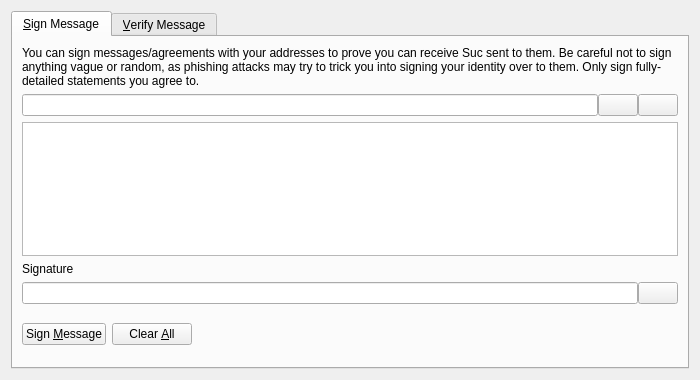
<?xml version="1.0" encoding="UTF-8"?>
<ui version="4.0">
 <class>SignVerifyMessageDialog</class>
 <widget class="QDialog" name="SignVerifyMessageDialog">
  <property name="geometry">
   <rect>
    <x>0</x>
    <y>0</y>
    <width>700</width>
    <height>380</height>
   </rect>
  </property>
  <property name="windowTitle">
   <string>Signatures - Sign / Verify a Message</string>
  </property>
  <property name="modal">
   <bool>true</bool>
  </property>
  <layout class="QVBoxLayout" name="verticalLayout">
   <item>
    <widget class="QTabWidget" name="tabWidget">
     <property name="currentIndex">
      <number>0</number>
     </property>
     <widget class="QWidget" name="tabSignMessage">
      <attribute name="title">
       <string>&amp;Sign Message</string>
      </attribute>
      <layout class="QVBoxLayout" name="verticalLayout_SM">
       <item>
        <widget class="QLabel" name="infoLabel_SM">
         <property name="text">
          <string>You can sign messages/agreements with your addresses to prove you can receive Suc sent to them. Be careful not to sign anything vague or random, as phishing attacks may try to trick you into signing your identity over to them. Only sign fully-detailed statements you agree to.</string>
         </property>
         <property name="textFormat">
          <enum>Qt::PlainText</enum>
         </property>
         <property name="wordWrap">
          <bool>true</bool>
         </property>
        </widget>
       </item>
       <item>
        <layout class="QHBoxLayout" name="horizontalLayout_1_SM">
         <property name="spacing">
          <number>0</number>
         </property>
         <item>
          <widget class="QValidatedLineEdit" name="addressIn_SM">
           <property name="toolTip">
            <string>The Suc address to sign the message with</string>
           </property>
          </widget>
         </item>
         <item>
          <widget class="QPushButton" name="addressBookButton_SM">
           <property name="toolTip">
            <string>Choose previously used address</string>
           </property>
           <property name="text">
            <string/>
           </property>
           <property name="shortcut">
            <string>Alt+A</string>
           </property>
           <property name="autoDefault">
            <bool>false</bool>
           </property>
          </widget>
         </item>
         <item>
          <widget class="QPushButton" name="pasteButton_SM">
           <property name="toolTip">
            <string>Paste address from clipboard</string>
           </property>
           <property name="text">
            <string/>
           </property>
           <property name="shortcut">
            <string>Alt+P</string>
           </property>
           <property name="autoDefault">
            <bool>false</bool>
           </property>
          </widget>
         </item>
        </layout>
       </item>
       <item>
        <widget class="QPlainTextEdit" name="messageIn_SM">
         <property name="toolTip">
          <string>Enter the message you want to sign here</string>
         </property>
        </widget>
       </item>
       <item>
        <widget class="QLabel" name="signatureLabel_SM">
         <property name="text">
          <string>Signature</string>
         </property>
         <property name="textFormat">
          <enum>Qt::PlainText</enum>
         </property>
        </widget>
       </item>
       <item>
        <layout class="QHBoxLayout" name="horizontalLayout_2_SM">
         <property name="spacing">
          <number>0</number>
         </property>
         <item>
          <widget class="QLineEdit" name="signatureOut_SM">
           <property name="font">
            <font>
             <italic>true</italic>
            </font>
           </property>
           <property name="readOnly">
            <bool>true</bool>
           </property>
          </widget>
         </item>
         <item>
          <widget class="QPushButton" name="copySignatureButton_SM">
           <property name="toolTip">
            <string>Copy the current signature to the system clipboard</string>
           </property>
           <property name="text">
            <string/>
           </property>
           <property name="autoDefault">
            <bool>false</bool>
           </property>
          </widget>
         </item>
        </layout>
       </item>
       <item>
        <layout class="QHBoxLayout" name="horizontalLayout_3_SM">
         <item>
          <widget class="QPushButton" name="signMessageButton_SM">
           <property name="toolTip">
            <string>Sign the message to prove you own this Suc address</string>
           </property>
           <property name="text">
            <string>Sign &amp;Message</string>
           </property>
           <property name="autoDefault">
            <bool>false</bool>
           </property>
          </widget>
         </item>
         <item>
          <widget class="QPushButton" name="clearButton_SM">
           <property name="toolTip">
            <string>Reset all sign message fields</string>
           </property>
           <property name="text">
            <string>Clear &amp;All</string>
           </property>
           <property name="autoDefault">
            <bool>false</bool>
           </property>
          </widget>
         </item>
         <item>
          <spacer name="horizontalSpacer_1_SM">
           <property name="orientation">
            <enum>Qt::Horizontal</enum>
           </property>
           <property name="sizeHint" stdset="0">
            <size>
             <width>40</width>
             <height>48</height>
            </size>
           </property>
          </spacer>
         </item>
         <item>
          <widget class="QLabel" name="statusLabel_SM">
           <property name="font">
            <font>
             <weight>75</weight>
             <bold>true</bold>
            </font>
           </property>
           <property name="text">
            <string/>
           </property>
           <property name="wordWrap">
            <bool>true</bool>
           </property>
          </widget>
         </item>
         <item>
          <spacer name="horizontalSpacer_2_SM">
           <property name="orientation">
            <enum>Qt::Horizontal</enum>
           </property>
           <property name="sizeHint" stdset="0">
            <size>
             <width>40</width>
             <height>48</height>
            </size>
           </property>
          </spacer>
         </item>
        </layout>
       </item>
      </layout>
     </widget>
     <widget class="QWidget" name="tabVerifyMessage">
      <attribute name="title">
       <string>&amp;Verify Message</string>
      </attribute>
      <layout class="QVBoxLayout" name="verticalLayout_VM">
       <item>
        <widget class="QLabel" name="infoLabel_VM">
         <property name="text">
          <string>Enter the receiver's address, message (ensure you copy line breaks, spaces, tabs, etc. exactly) and signature below to verify the message. Be careful not to read more into the signature than what is in the signed message itself, to avoid being tricked by a man-in-the-middle attack. Note that this only proves the signing party receives with the address, it cannot prove sendership of any transaction!</string>
         </property>
         <property name="textFormat">
          <enum>Qt::PlainText</enum>
         </property>
         <property name="alignment">
          <set>Qt::AlignLeading|Qt::AlignLeft|Qt::AlignTop</set>
         </property>
         <property name="wordWrap">
          <bool>true</bool>
         </property>
        </widget>
       </item>
       <item>
        <layout class="QHBoxLayout" name="horizontalLayout_1_VM">
         <property name="spacing">
          <number>0</number>
         </property>
         <item>
          <widget class="QValidatedLineEdit" name="addressIn_VM">
           <property name="toolTip">
            <string>The Suc address the message was signed with</string>
           </property>
          </widget>
         </item>
         <item>
          <widget class="QPushButton" name="addressBookButton_VM">
           <property name="toolTip">
            <string>Choose previously used address</string>
           </property>
           <property name="text">
            <string/>
           </property>
           <property name="shortcut">
            <string>Alt+A</string>
           </property>
           <property name="autoDefault">
            <bool>false</bool>
           </property>
          </widget>
         </item>
        </layout>
       </item>
       <item>
        <widget class="QPlainTextEdit" name="messageIn_VM"/>
       </item>
       <item>
        <widget class="QValidatedLineEdit" name="signatureIn_VM"/>
       </item>
       <item>
        <layout class="QHBoxLayout" name="horizontalLayout_2_VM">
         <item>
          <widget class="QPushButton" name="verifyMessageButton_VM">
           <property name="toolTip">
            <string>Verify the message to ensure it was signed with the specified Suc address</string>
           </property>
           <property name="text">
            <string>Verify &amp;Message</string>
           </property>
           <property name="autoDefault">
            <bool>false</bool>
           </property>
          </widget>
         </item>
         <item>
          <widget class="QPushButton" name="clearButton_VM">
           <property name="toolTip">
            <string>Reset all verify message fields</string>
           </property>
           <property name="text">
            <string>Clear &amp;All</string>
           </property>
           <property name="autoDefault">
            <bool>false</bool>
           </property>
          </widget>
         </item>
         <item>
          <spacer name="horizontalSpacer_1_VM">
           <property name="orientation">
            <enum>Qt::Horizontal</enum>
           </property>
           <property name="sizeHint" stdset="0">
            <size>
             <width>40</width>
             <height>48</height>
            </size>
           </property>
          </spacer>
         </item>
         <item>
          <widget class="QLabel" name="statusLabel_VM">
           <property name="font">
            <font>
             <weight>75</weight>
             <bold>true</bold>
            </font>
           </property>
           <property name="text">
            <string/>
           </property>
           <property name="wordWrap">
            <bool>true</bool>
           </property>
          </widget>
         </item>
         <item>
          <spacer name="horizontalSpacer_2_VM">
           <property name="orientation">
            <enum>Qt::Horizontal</enum>
           </property>
           <property name="sizeHint" stdset="0">
            <size>
             <width>40</width>
             <height>48</height>
            </size>
           </property>
          </spacer>
         </item>
        </layout>
       </item>
      </layout>
     </widget>
    </widget>
   </item>
  </layout>
 </widget>
 <customwidgets>
  <customwidget>
   <class>QValidatedLineEdit</class>
   <extends>QLineEdit</extends>
   <header>qvalidatedlineedit.h</header>
  </customwidget>
 </customwidgets>
 <resources>
  <include location="../suc.qrc"/>
 </resources>
 <connections/>
</ui>
